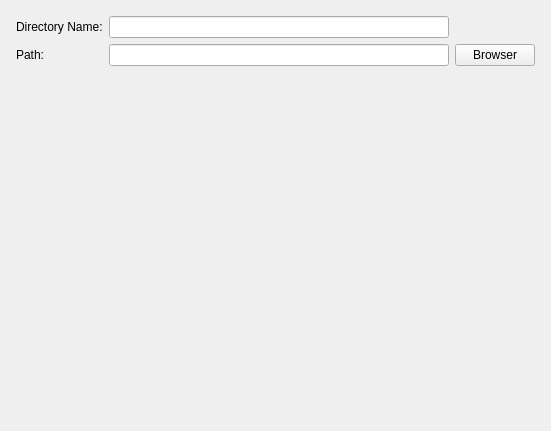
<?xml version="1.0" encoding="UTF-8"?>
<ui version="4.0">
 <class>openFilePage</class>
 <widget class="QWizardPage" name="openFilePage">
  <property name="geometry">
   <rect>
    <x>0</x>
    <y>0</y>
    <width>551</width>
    <height>431</height>
   </rect>
  </property>
  <property name="windowTitle">
   <string>WizardPage</string>
  </property>
  <layout class="QGridLayout" name="gridLayout_2">
   <item row="0" column="0">
    <layout class="QGridLayout" name="gridLayout">
     <property name="leftMargin">
      <number>5</number>
     </property>
     <property name="topMargin">
      <number>5</number>
     </property>
     <property name="rightMargin">
      <number>5</number>
     </property>
     <property name="bottomMargin">
      <number>5</number>
     </property>
     <item row="0" column="0">
      <widget class="QLabel" name="label">
       <property name="text">
        <string>Directory Name:</string>
       </property>
      </widget>
     </item>
     <item row="0" column="1">
      <widget class="QLineEdit" name="lineEdit"/>
     </item>
     <item row="1" column="2">
      <widget class="QPushButton" name="pushButton">
       <property name="text">
        <string>Browser</string>
       </property>
      </widget>
     </item>
     <item row="1" column="0">
      <widget class="QLabel" name="label_2">
       <property name="text">
        <string>Path:</string>
       </property>
      </widget>
     </item>
     <item row="1" column="1">
      <widget class="QLineEdit" name="lineEdit_2"/>
     </item>
     <item row="2" column="1">
      <widget class="QLabel" name="tips">
       <property name="text">
        <string/>
       </property>
      </widget>
     </item>
    </layout>
   </item>
  </layout>
 </widget>
 <resources/>
 <connections/>
</ui>
